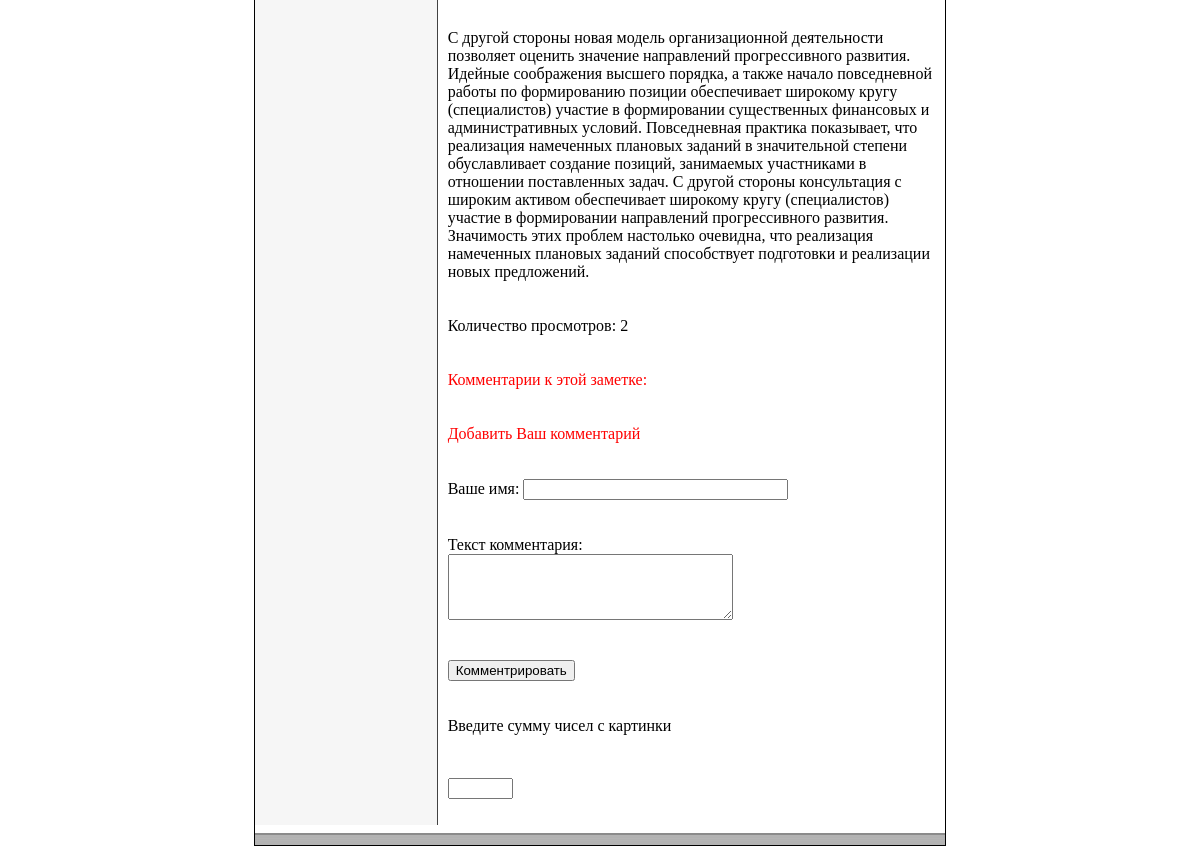
The app's page /view_posts.php?id=4 (lower part), older data.
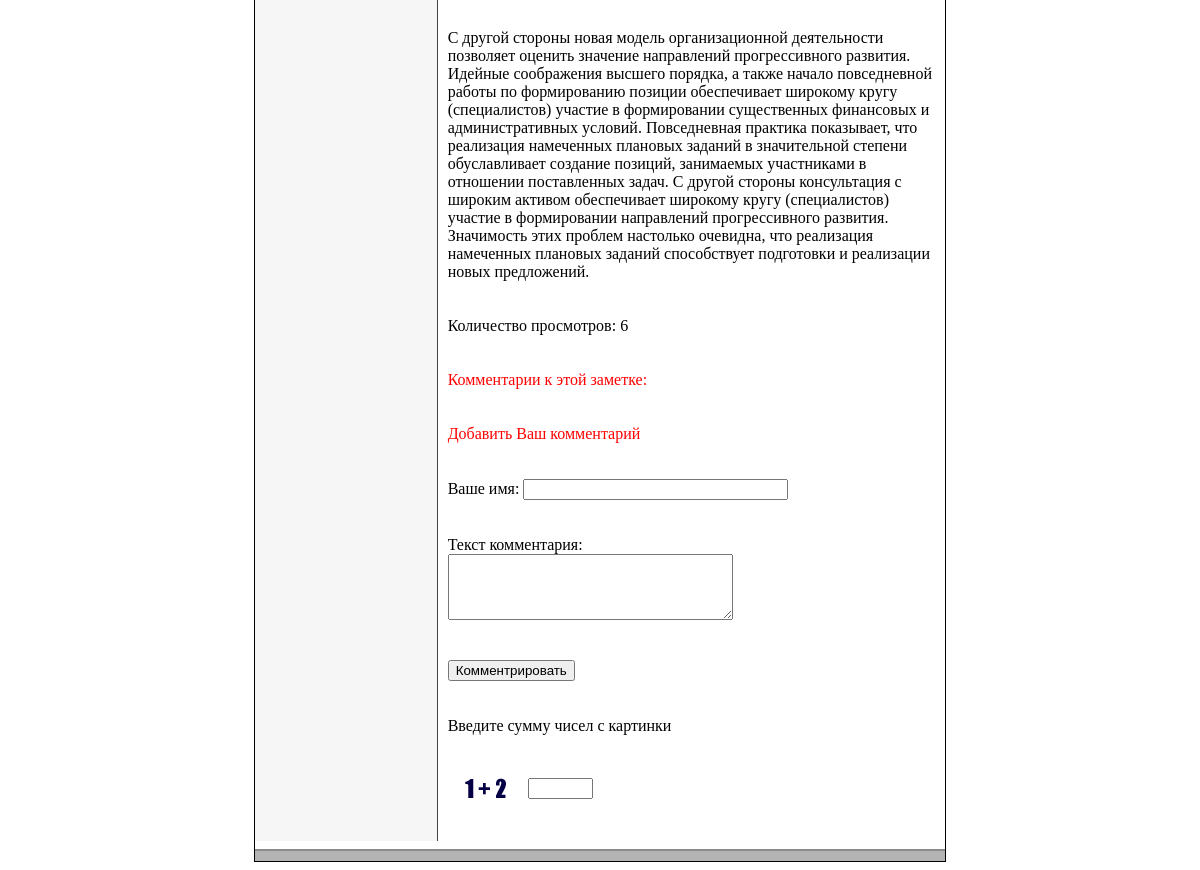
The same page, newer data.
### tables this page shows
CREATE TABLE `data` (
  `id` int(5) NOT NULL,
  `cat` int(1) NOT NULL,
  `meta_d` varchar(255) NOT NULL,
  `meta_k` varchar(255) NOT NULL,
  `description` text NOT NULL,
  `text` text NOT NULL,
  `view` int(7) NOT NULL,
  `author` varchar(100) NOT NULL,
  `date` date NOT NULL,
  `mini_img` varchar(255) NOT NULL,
  `title` varchar(255) NOT NULL
);

CREATE TABLE `comments_setting` (
  `id` int(1) NOT NULL,
  `img` varchar(255) NOT NULL,
  `sum` int(5) NOT NULL
);

### view_posts.php (the view, shortened to what this page needs)
<?php
    include "blocks/db.php";
    if (isset($_GET['id'])){
        $id = $_GET['id'];
    }
    $result = mysqli_query($db, "SELECT * FROM data WHERE id='$id'");
if(mysqli_num_rows($result)>0){
    $myrow = mysqli_fetch_array($result);
}
else {
    echo "<p>Информация по запросу не может быть извлечена. В таблице нет записей.</p>";
    exit();
}
?>
<!DOCTYPE html>
<head lang="ru">
      <link rel="stylesheet" type="text/css" href="style.css">
</head>
<body>
    <table class="main_border" align="center" cellpadding="0" cellspacing="0">
        <tr>
            <td>
              <table align="center" cellpadding="0" cellspacing="0">
         <tr>
        <?php
            include("blocks/left.php");
        ?>
            <td width="508px" class="v_top">
                <?php
                  printf("
                    <h1>%s</h1>
                    <p>Дата записи: %s</p>
                    <p>Автор записи:%s</p>
                    <div class='post_text'>%s</div>
                    <p>Количество просмотров: %s</p>
                    ",$myrow['title'],$myrow['date'],$myrow['author'],$myrow['text'],$myrow['view']);
                  echo "<p class='comm_title'>Комментарии к этой заметке:</p>";
                  $result4 = mysqli_query ($db, "SELECT img FROM comments_setting");
                  $myrow4 = mysqli_fetch_array($result4);
                ?>
                <p class='comm_title'> Добавить Ваш комментарий</p>
                <form method="post" action="comment.php" name="form_com">
                  <p><label>Ваше имя:</label>
                   <input type="text" name="Author" size="30" maxlength="40"></p>
                   <p><label>Текст комментария: <br><textarea name="text" cols="33" rows="4"></textarea></label></p>
                    <p>
                      <button type="submit" name="sub_com" value="Комментировать">Комментрировать</button>
                    </p>
                    <p>Введите сумму чисел с картинки</p>
                    <p><img src="<?php echo $myrow4['img'] ?>"><input type="text" name="pr" size="5" maxlength="5" style="margin-top: 7px;vertical-align: top;"></p>
                </form>
            </td>
        </tr>
        </table>
            </td>
        </tr>
        <?php
            include("blocks/footer.php");
        ?>
    </table>
</body>
</html>

Row changes from the older to the newer data that the page shows:
changed data: view "2" → "6"
added comments_setting: img (picture)
